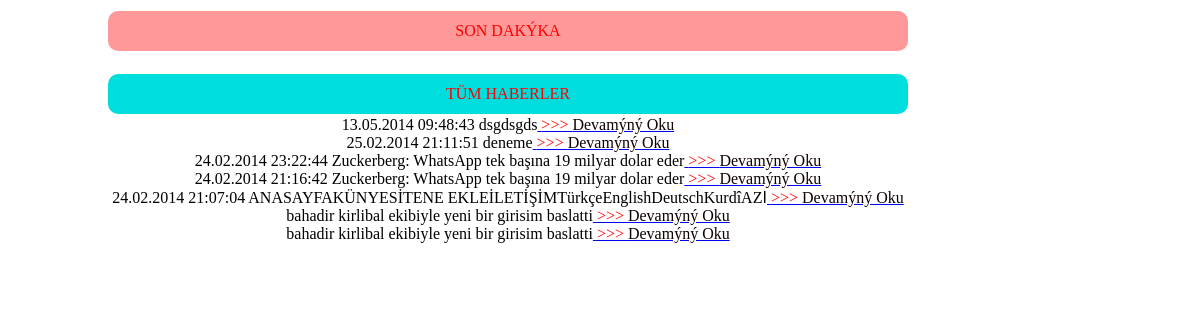
The page / on the database its author committed.
### tables this page shows
CREATE TABLE IF NOT EXISTS `haberler` (
  `id` int(11) unsigned NOT NULL AUTO_INCREMENT,
  `haberbaslik` varchar(255) NOT NULL,
  `habericerik` text NOT NULL,
  `habereklenmetarihdamgasi` varchar(255) NOT NULL,
  `habereklenmetarihi` varchar(255) NOT NULL,
  `sondakikabitissuresidamgasi` varchar(255) NOT NULL,
  `sondakikabitissuresi` varchar(255) NOT NULL,
  PRIMARY KEY (`id`)
);

### index.php (the view, shortened to what this page needs)
<!DOCTYPE html PUBLIC "-//W3C//DTD XHTML 1.0 Transitional//EN" "http://www.w3.org/TR/xhtml1/DTD/xhtml1-transitional.dtd">
<html xmlns="http://www.w3.org/1999/xhtml">
<head>
</head>
<body>
<table width="1000"  border="0" cellpadding="0" cellspacing="0">
	<tr height="45">
		<td align="center" valign="middle">
			<div id="mavi">
			<table width="800"  border="0" cellpadding="0" cellspacing="0">
				<tr>
					<td height="40"><font color="red" > SON DAKÝKA </font></td>
				</tr>
			</table>
			</div></td>
	</tr>
	<?php
	$zamandamgasi = time();
	?>
	<tr>
		<td align="center" valign="middle"> &nbsp </td>
	</tr>
	<tr height="45">
		<td align="center" valign="middle">
			<div id="red">
			<table width="800"  border="0" cellpadding="0" cellspacing="0">
					<tr>
						<td height="40"><font color="red" valign="middle"> TÜM HABERLER </font></td>
					</tr>
			</table>
			</div></td>
	</tr>
	<?php
	$tüm_query = @mysql_query("SELECT * FROM haberler WHERE sondakikabitissuresidamgasi <='$zamandamgasi' ORDER BY habereklenmetarihdamgasi DESC");
		while($tümhaber = @mysql_fetch_array($tüm_query)){
			$tümhaberid = $tümhaber['id'];
			$tümhaberbaslik = $tümhaber['haberbaslik'];
			$tümhaberbaslikkes = substr($tümhaberbaslik,0,75);
			$tümhaberbaslikyaz = $tümhaberbaslikkes."<a href='oku.php?id=$tümhaberid'><font color='red'> >>> </font><font color='yeþil'> Devamýný Oku</font> </a>";
			$tümhabereklenmetarihi = $tümhaber['habereklenmetarihi'];
	?>
	<tr>
		<td align="center" valign="middle">	<?php echo $tümhabereklenmetarihi; ?> <?php  echo $tümhaberbaslikyaz; ?> </td>
	</tr>
	<?php  }  ?>
</table>
</body>
</html>

### index.php (style rules this page uses)
#mavi { width: 800px; height: 40px; background: #FF9999; paddin: 0px; margin: 0px; border-radius: 10px; text-align: center; valign: middle; }
#red { width: 800px; height: 40px; background: #00DDDD; paddin: 0px; margin: 0px; border-radius: 10px; text-align: center; valign: middle; }

### rows shown on the page
haberler: habereklenmetarihi "13.05.2014 09:48:43", haberbaslik "dsgdsgds"
haberler: habereklenmetarihi "25.02.2014 21:11:51", haberbaslik "deneme"
haberler: habereklenmetarihi "24.02.2014 23:22:44", haberbaslik "Zuckerberg: WhatsApp tek başına 19 milyar dolar eder"
haberler: habereklenmetarihi "24.02.2014 21:16:42", haberbaslik "Zuckerberg: WhatsApp tek başına 19 milyar dolar eder"
haberler: habereklenmetarihi "24.02.2014 21:07:04", haberbaslik "ANASAYFAKÜNYESİTENE EKLEİLETİŞİMTürkçeEnglishDeutschKurdîAZا"
haberler: haberbaslik "bahadir kirlibal ekibiyle yeni bir girisim baslatti"
haberler: haberbaslik "bahadir kirlibal ekibiyle yeni bir girisim baslatti"
